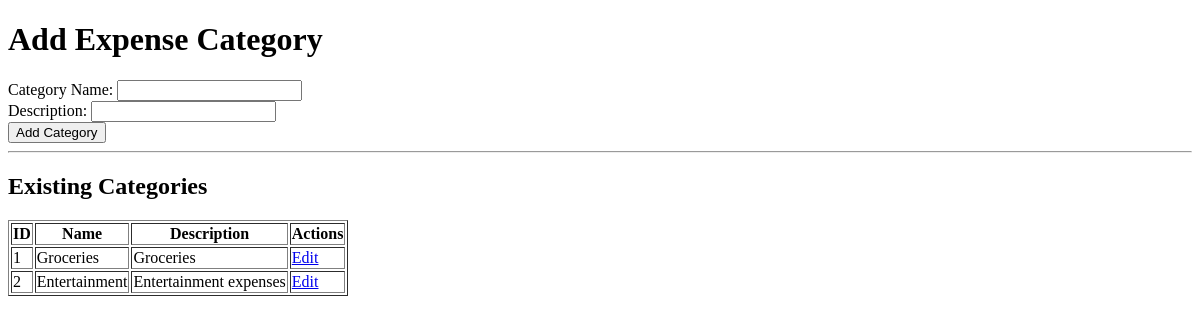
/add, run on an earlier commit of the app's database.
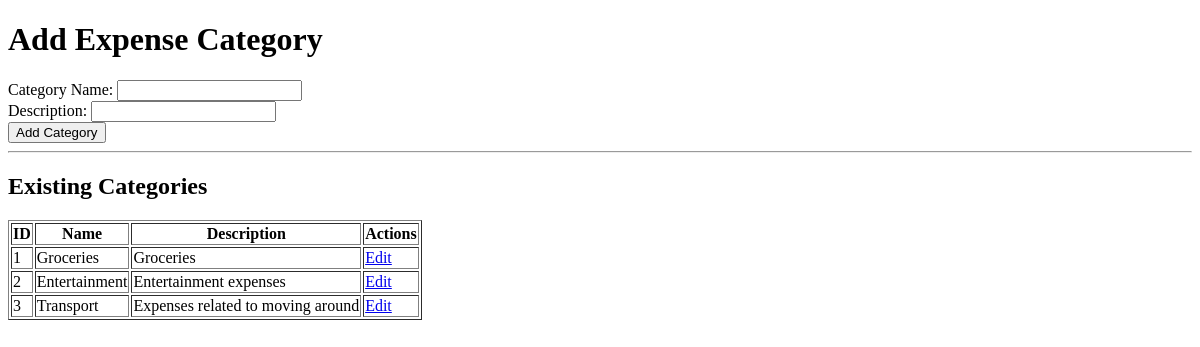
And on a later commit of the database.
### tables this page shows
CREATE TABLE expense_category (
    id INTEGER PRIMARY KEY AUTOINCREMENT,
    name TEXT NOT NULL,
    description TEXT
);

### app.py (the view, shortened to what this page needs)
@app.route('/add', methods=('GET', 'POST'))
def add_category():
    conn = get_db_connection()
    categories = conn.execute('SELECT * FROM expense_category').fetchall()
    conn.close()
    return render_template('add_category.html', categories=categories)

### app.py (called while the page is built)
def get_db_connection():
    conn = sqlite3.connect('expense.db')
    conn.row_factory = sqlite3.Row
    return conn

### templates/add_category.html (shortened to what this page needs)
<!doctype html>
<h1>Add Expense Category</h1>
<form method="post">
    <label for="name">Category Name:</label>
    <input type="text" name="name" required><br>
    <label for="description">Description:</label>
    <input type="text" name="description"><br>
    <input type="submit" value="Add Category">
</form>
<hr>
<h2>Existing Categories</h2>
<table border="1">
    <tr>
        <th>ID</th>
        <th>Name</th>
        <th>Description</th>
        <th>Actions</th>
    </tr>
    {% for category in categories %}
    <tr>
        <td>{{ category['id'] }}</td>
        <td>{{ category['name'] }}</td>
        <td>{{ category['description'] }}</td>
        <td>
            <a href="{{ url_for('edit_category', id=category['id']) }}">Edit</a>
        </td>
    </tr>
    {% endfor %}
</table>

What changed in the data, as far as the page shows it:
added expense_category: id "3", name "Transport", description "Expenses related to moving around"
